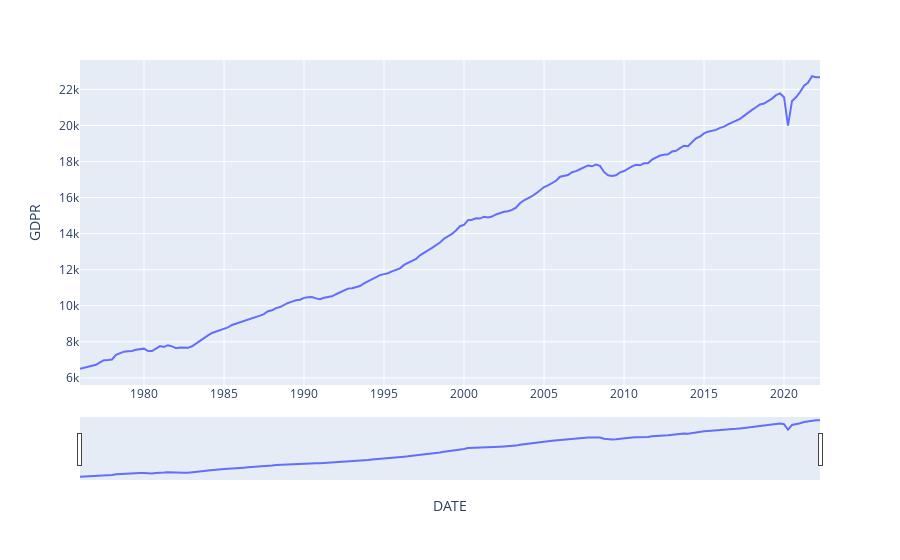

Notebook code for this chart:
### Code cell
# Plot of Gross Domestic Product (Real GDP) between the years of 01-01-1976 - 08-01-2022.
plt.figure(figsize=(15,10))

plt.plot(GDP.DATE, GDP.GDPR, 'red', label='Real Gross Domestic Product Spending Based')

plt.title('Real Gross Domestic Product (in Billions of Dollars) between 01-01-1976 - 04-01-2022')
plt.ylabel('Billions of Dollars (add 000,000,000 to each value)')
plt.xlabel('Year')
plt.yticks([1000, 5000, 10000, 15000, 20000, 25000])
plt.grid(True, color='k', linestyle=':')
plt.legend(loc=2)

plt.show()

# Using plotly.js for interactive scrolling of graph
fig = px.line(GDP, x = 'DATE', y = 'GDPR')
fig.update_xaxes(rangeslider_visible = True)
fig.show()

### Figure 1 — Plotly figure (JSON) as saved in the notebook; plotly's stock layout.template omitted (floating-point values rounded to 4 significant figures; data arrays with more than 128 entries replaced by an {"elided": "..."} marker saying what was removed)
{"data": [{"hovertemplate": "DATE=%{x}<br>GDPR=%{y}<extra></extra>", "legendgroup": "", "line": {"color": "#636efa", "dash": "solid"}, "marker": {"symbol": "circle"}, "mode": "lines", "name": "", "orientation": "v", "showlegend": false, "type": "scatter", "x": {"elided": "186 str values"}, "xaxis": "x", "y": {"elided": "186 float values"}, "yaxis": "y"}], "layout": {"legend": {"tracegroupgap": 0}, "margin": {"t": 60}, "xaxis": {"anchor": "y", "domain": [0, 1], "rangeslider": {"visible": true}, "title": {"text": "DATE"}}, "yaxis": {"anchor": "x", "domain": [0, 1], "title": {"text": "GDPR"}}}}
